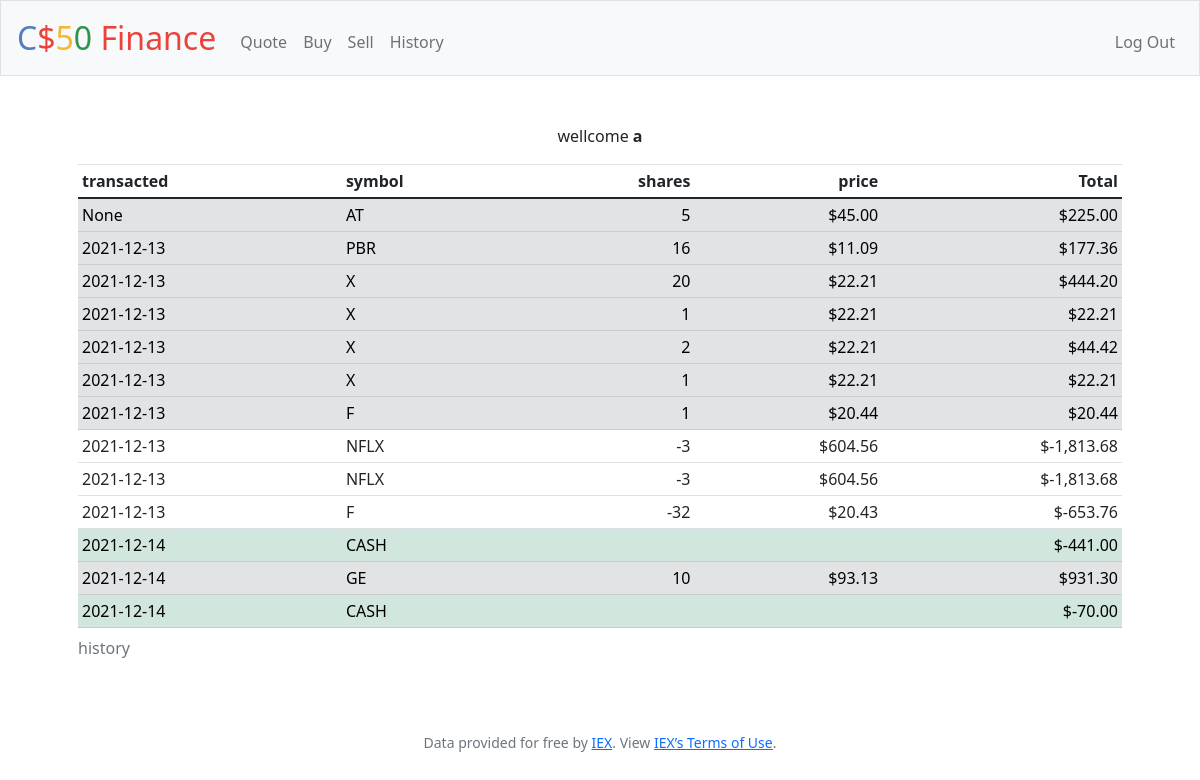
Screenshot of /history (signed in) with the database file from the repository.
### tables this page shows
CREATE TABLE history(
id INTEGER,
user_id INTEGER NOT NULL,
symbol TEXT NOT NULL,
shares INTEGER NOT NULL,
price NUMERIC NOT NULL, transacted TEXT DAFAULT GETDATE,
PRIMARY KEY(id),
FOREIGN KEY(user_id) REFERENCES users(id));

### application.py (the view)
@app.route("/history")
@login_required
def history():
    history = db.execute("SELECT * FROM history WHERE user_id = ? ", session['user_id'])
    return render_template("history.html", HISTORY=history)

### application.py (called while the page is built)
@app.after_request
def after_request(response):
    response.headers["Cache-Control"] = "no-cache, no-store, must-revalidate"
    response.headers["Expires"] = 0
    response.headers["Pragma"] = "no-cache"
    return response

### helpers.py (called while the page is built)
def login_required(f):
    @wraps(f)
    def decorated_function(*args, **kwargs):
        if session.get("user_id") is None:
            return redirect("/login")
        return f(*args, **kwargs)
    return decorated_function

def usd(value):
    return f"${value:,.2f}"

### templates/history.html (shortened to what this page needs)
{% extends "layout.html" %}
{% block main %}
    {% if HISTORY is defined %}
    <p>wellcome <b>{{ session.name }}</b></p>
    <div class="table-responsive-sm">
        <table class="table table-sm">
            <caption>history</caption>
            <thead>
                <tr>
                    <th class = "text-start">transacted</th>
                    <th class = "text-start">symbol</th>
                    <th class = "text-end">shares</th>
                    <th class = "text-end">price</th>
                    <th class = "text-end">Total</th>
                </tr>
            </thead>
            <tbody>
            {% for i in HISTORY %}
                {% if i.shares < 0 %}
                <tr>
                    <td class = "text-start">{{ i.transacted }}</td>
                    <td class = "text-start">{{ i.symbol }}</td>
                    <td class = "text-end">{{ i.shares }}</td>
                    <td class = "text-end">{{ i.price | usd }}</td>
                    <td class = "text-end">{{ (i.shares * i.price) | usd }}</td>
                </tr>
                {% elif i.symbol == "wallet_cash" %}
                <tr>
                    <td class="table-success text-start">{{ i.transacted }}</td>
                    <td class="table-success text-start" colspan="3">CASH</td>
                    <td class="table-success text-end">{{ (i.shares * i.price) | usd }}</td>
                </tr>
                {% else %}
                <tr>
                    <td class="table-secondary text-start">{{ i.transacted }}</td>
                    <td class="table-secondary text-start">{{ i.symbol }}</td>
                    <td class="table-secondary text-end">{{ i.shares }}</td>
                    <td class="table-secondary text-end">{{ i.price | usd }}</td>
                    <td class="table-secondary text-end">{{ (i.shares * i.price) | usd }}</td>
                </tr>
                {% endif %}
            {% endfor %}
        </table>
    </div>
    {% else %}
        <h5>History</h5>
    {% endif %}
{% endblock %}

### templates/layout.html (shortened to what this page needs)
<!DOCTYPE html>
<html lang="en">
    <head>
        <link rel="stylesheet" href="https://cdn.jsdelivr.net/npm/bootstrap@4.5.3/dist/css/bootstrap.min.css">
        <link href="https://cdn.jsdelivr.net/npm/bootstrap@5.0.2/dist/css/bootstrap.min.css" rel="stylesheet">
        <link href="/static/styles.css" rel="stylesheet">
    </head>
    <body>
        <nav class="navbar navbar-expand-md navbar-light bg-light border">
            <a class="navbar-brand" href="/"><span class="blue">C</span><span class="red">$</span><span class="yellow">5</span><span class="green">0</span> <span class="red">Finance</span></a>
            <div class="collapse navbar-collapse" id="navbar">
                {% if session.user_id %}
                    <ul class="navbar-nav mr-auto mt-2">
                        <li class="nav-item"><a class="nav-link" href="/quote">Quote</a></li>
                        <li class="nav-item"><a class="nav-link" href="/buy">Buy</a></li>
                        <li class="nav-item"><a class="nav-link" href="/sell">Sell</a></li>
                        <li class="nav-item"><a class="nav-link" href="/history">History</a></li>
                    </ul>
                    <ul class="navbar-nav ml-auto mt-2">
                        <li class="nav-item"><a class="nav-link" href="/logout">Log Out</a></li>
                    </ul>
                {% else %}
                    <ul class="navbar-nav ml-auto mt-2">
                        <li class="nav-item"><a class="nav-link" href="/register">Register</a></li>
                        <li class="nav-item"><a class="nav-link" href="/login">Log In</a></li>
                    </ul>
                {% endif %}
            </div>
        </nav>
        <main class="container p-5">
            {% block main %}{% endblock %}
        </main>
        <footer class="small text-center text-muted">
            Data provided for free by <a href="https://iextrading.com/developer">IEX</a>. View <a href="https://iextrading.com/api-exhibit-a/">IEX’s Terms of Use</a>.
        </footer>
    </body>
</html>

### static/styles.css (style rules this page uses)
nav .navbar-brand { font-size: xx-large; }
nav .navbar-brand .blue { color: #537fbe; }
nav .navbar-brand .red { color: #ea433b; }
nav .navbar-brand .yellow { color: #f5b82e; }
nav .navbar-brand .green { color: #2e944b; }
main { overflow-x: auto; text-align: center; }

### rows the page displays
history: transacted "None", symbol "AT", shares "5", price "$45.00", (i.shares*i.price)|usd "$225.00"
history: transacted "2021-12-13", symbol "PBR", shares "16", price "$11.09", (i.shares*i.price)|usd "$177.36"
history: transacted "2021-12-13", symbol "X", shares "20", price "$22.21", (i.shares*i.price)|usd "$444.20"
history: transacted "2021-12-13", symbol "X", shares "1", price "$22.21", (i.shares*i.price)|usd "$22.21"
history: transacted "2021-12-13", symbol "X", shares "2", price "$22.21", (i.shares*i.price)|usd "$44.42"
history: transacted "2021-12-13", symbol "X", shares "1", price "$22.21", (i.shares*i.price)|usd "$22.21"
history: transacted "2021-12-13", symbol "F", shares "1", price "$20.44", (i.shares*i.price)|usd "$20.44"
history: transacted "2021-12-13", symbol "NFLX", shares "-3", price "$604.56", (i.shares*i.price)|usd "$-1,813.68"
history: transacted "2021-12-13", symbol "NFLX", shares "-3", price "$604.56", (i.shares*i.price)|usd "$-1,813.68"
history: transacted "2021-12-13", symbol "F", shares "-32", price "$20.43", (i.shares*i.price)|usd "$-653.76"
history: transacted "2021-12-14", (i.shares*i.price)|usd "$-441.00"
history: transacted "2021-12-14", symbol "GE", shares "10", price "$93.13", (i.shares*i.price)|usd "$931.30"
history: transacted "2021-12-14", (i.shares*i.price)|usd "$-70.00"

### other values shown
{{ session.name }} "a"
